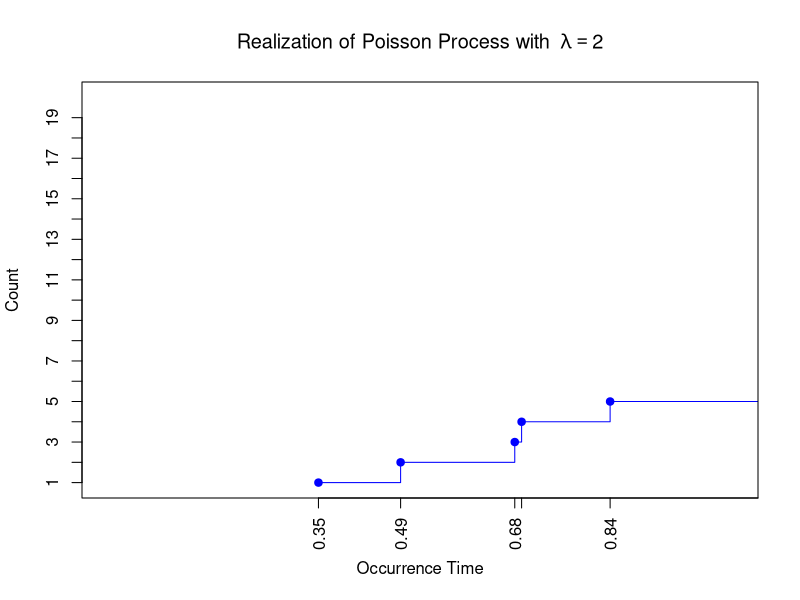

Recreate this plot in R.
set.seed(14)

lambda <- 2

time.units.T <- 5

I <- 0 # number of events that occur by time T

t <- 0

S <- c()

while(t <= time.units.T){
  t <- t + rexp(1, rate = lambda)
  
  if(t > time.units.T){
    break
  }
  else{
    I <- I + 1
    S[I] <- t
  }
}

I

S # event times

plot(1:(I+1) ~ c(S, time.units.T),
     type = "s",
     col = "blue",
     xaxt = "n",
     yaxt = "n",
     xlim = c(0, T + 0.05),
     xlab = "Occurrence Time",
     ylab = "Count",
     main = bquote("Realization of Poisson Process with " ~ lambda == .(lambda)))

axis(1, at = S, labels = round(S, 2), las = 2)
axis(2, at = 1:I, labels = 1:I)
points(S, 1:I, cex = 1, col = "blue", pch = 19)
abline(v = time.units.T, col = "red")
